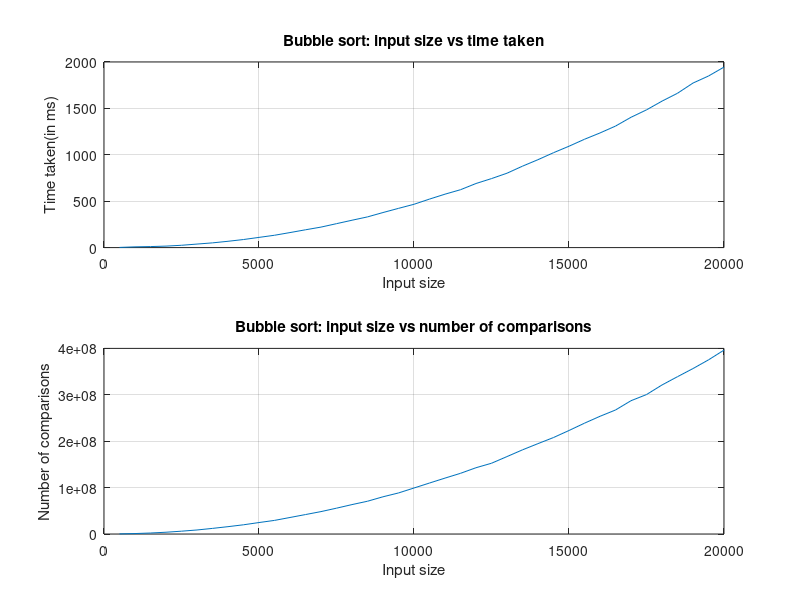
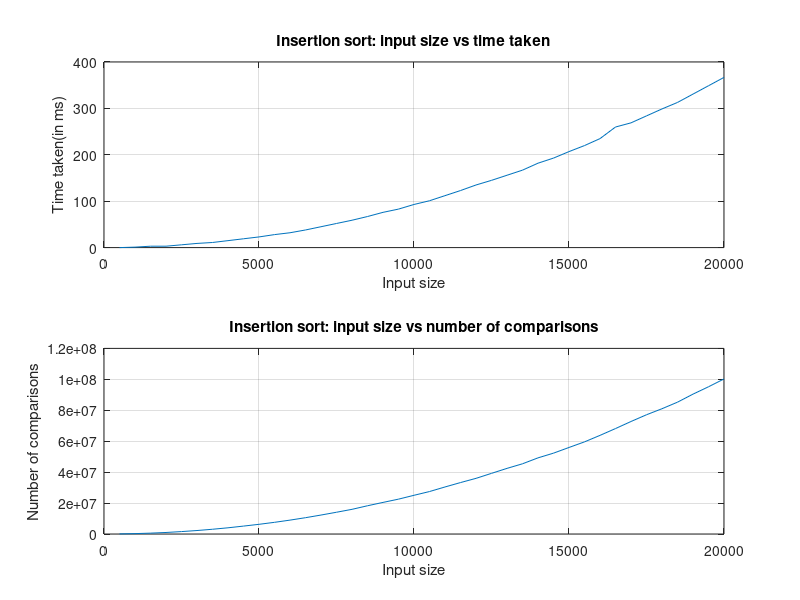
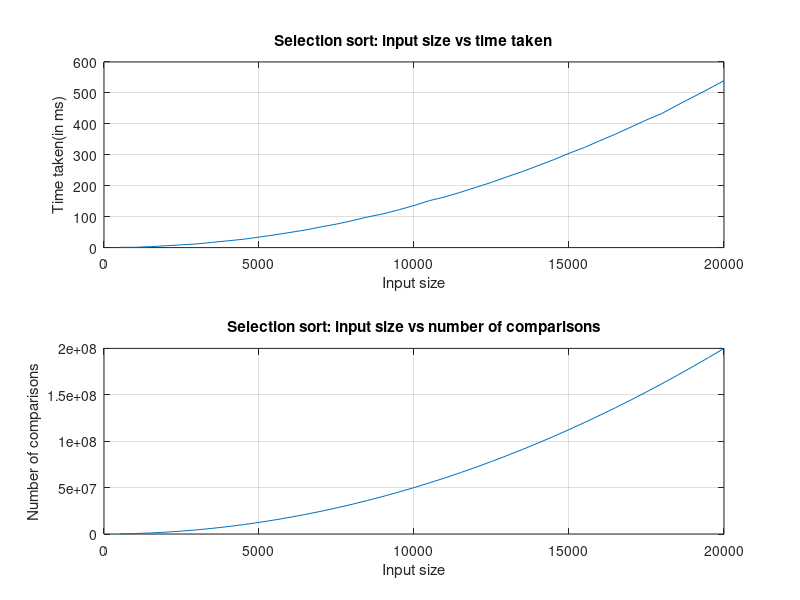
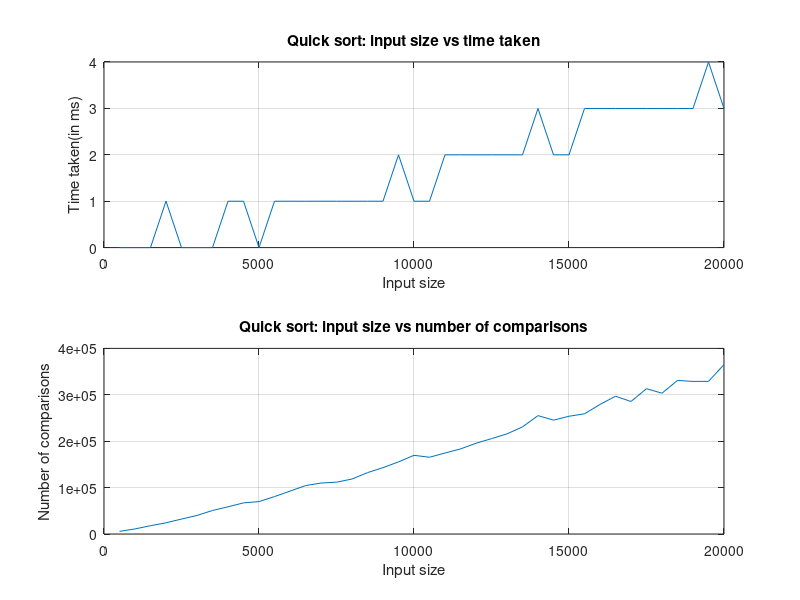

Source code (MATLAB) for these figures, in order:
%Read bubble sort comparison data
result = csvread('bubbleSortResult.csv');
size = result(:, 1);
time = result(:, 2);
comparisons = result(:, 3);
figure
subplot(2, 1, 1)
plot(size, time)
title('Bubble sort: input size vs time taken')
grid on
xlabel('Input size')
ylabel('Time taken(in ms)');
subplot(2, 1, 2)
plot(size, comparisons)
title('Bubble sort: input size vs number of comparisons')
grid on
xlabel('Input size')
ylabel('Number of comparisons');

%Read insertion sort comparison data
result = csvread('insertionSortResult.csv');
size = result(:, 1);
time = result(:, 2);
comparisons = result(:, 3);
figure
subplot(2, 1, 1)
plot(size, time)
title('Insertion sort: input size vs time taken')
grid on
xlabel('Input size')
ylabel('Time taken(in ms)');
subplot(2, 1, 2)
plot(size, comparisons)
title('Insertion sort: input size vs number of comparisons')
grid on
xlabel('Input size')
ylabel('Number of comparisons');

%Read selection sort comparison data
result = csvread('selectionSortResult.csv');
size = result(:, 1);
time = result(:, 2);
comparisons = result(:, 3);
figure
subplot(2, 1, 1)
plot(size, time)
title('Selection sort: input size vs time taken')
grid on
xlabel('Input size')
ylabel('Time taken(in ms)');
subplot(2, 1, 2)
plot(size, comparisons)
title('Selection sort: input size vs number of comparisons')
grid on
xlabel('Input size')
ylabel('Number of comparisons');

%Read quick sort comparison data
result = csvread('quickSortResult.csv');
size = result(:, 1);
time = result(:, 2);
comparisons = result(:, 3);
figure
subplot(2, 1, 1)
plot(size, time)
title('Quick sort: input size vs time taken')
grid on
xlabel('Input size')
ylabel('Time taken(in ms)');
subplot(2, 1, 2)
plot(size, comparisons)
title('Quick sort: input size vs number of comparisons')
grid on
xlabel('Input size')
ylabel('Number of comparisons');

%Read merge sort comparison data
result = csvread('mergeSortResult.csv');
size = result(:, 1);
time = result(:, 2);
comparisons = result(:, 3);
figure
subplot(2, 1, 1)
plot(size, time)
title('Merge sort: input size vs time taken')
grid on
xlabel('Input size')
ylabel('Time taken(in ms)');
subplot(2, 1, 2)
plot(size, comparisons)
title('Merge sort: input size vs number of comparisons')
grid on
xlabel('Input size')
ylabel('Number of comparisons');